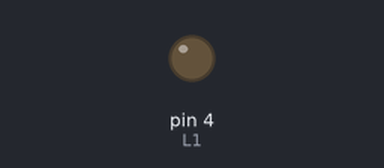
Bench run of a sketch on a simulated Arduino Uno, built with avr-gcc and run on an emulated ATmega328P. Shown: output pins drawn as LEDs (lit = HIGH).

Above: at 0.05 s.
At 1.05 s:
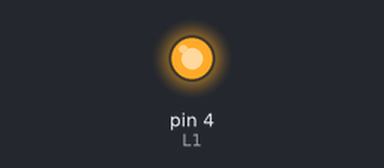
Timing chart, 0 to 3.0 s (numbered marks = the images above):
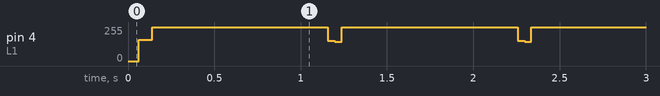

Measured:
- by itself, pin 4 (L1): repeats every 1.1 s: 255/255 1.0 s, 153/255 0.04 s, 146/255 0.04 s

The sketch:

Ligne_Serie.ino
```cpp
#define L1  4

void setup() {
 pinMode(L1, OUTPUT);
}

void loop() {
  digitalWrite(L1,LOW); //start S
  delay(3.33);

  digitalWrite(L1,HIGH);
  delay(3.33);
  digitalWrite(L1,HIGH);
  delay(3.33);
  digitalWrite(L1,LOW);
  delay(3.33);
  digitalWrite(L1,LOW);
  delay(3.33);
  digitalWrite(L1,HIGH);
  delay(3.33);
  digitalWrite(L1,LOW);
  delay(3.33);
  digitalWrite(L1,HIGH);
  delay(3.33);
  digitalWrite(L1,LOW);
  delay(3.33);


  digitalWrite(L1,HIGH); //fim do S
  delay(3.33);
  digitalWrite(L1,HIGH);
  delay(3.33);

  digitalWrite(L1,LOW); //start O
  delay(3.33);

  digitalWrite(L1,HIGH);
  delay(3.33);
  digitalWrite(L1,HIGH);
  delay(3.33);
  digitalWrite(L1,HIGH);
  delay(3.33);
  digitalWrite(L1,HIGH);
  delay(3.33);
  digitalWrite(L1,LOW);
  delay(3.33);
  digitalWrite(L1,LOW);
  delay(3.33);
  digitalWrite(L1,HIGH);
  delay(3.33);
  digitalWrite(L1,LOW);
  delay(3.33);

  digitalWrite(L1,HIGH); //fim do O
  delay(3.33);
  digitalWrite(L1,HIGH);
  delay(3.33);

  digitalWrite(L1,LOW); //start S
  delay(3.33);

  digitalWrite(L1,HIGH);
  delay(3.33);
  digitalWrite(L1,HIGH);
  delay(3.33);
  digitalWrite(L1,LOW);
  delay(3.33);
  digitalWrite(L1,LOW);
  delay(3.33);
  digitalWrite(L1,HIGH);
  delay(3.33);
  digitalWrite(L1,LOW);
  delay(3.33);
  digitalWrite(L1,HIGH);
  delay(3.33);
  digitalWrite(L1,LOW);
  delay(3.33);

  digitalWrite(L1,HIGH); //fim do S
  delay(3.33);
  digitalWrite(L1,HIGH);
  delay(3.33);

  delay(1000);
}
```
